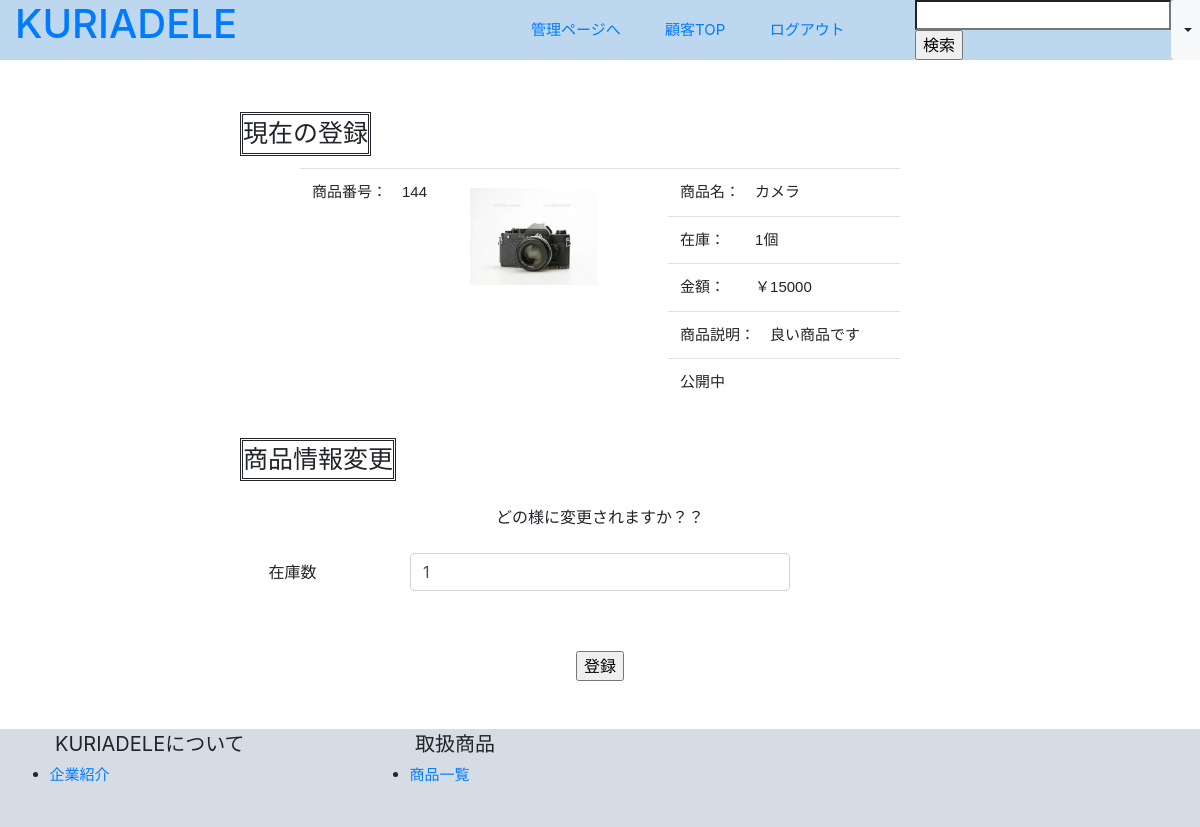
/item_change.php?id=144 (signed in), run on the app's committed database.
### tables this page shows
CREATE TABLE `items` (
  `id` int(11) NOT NULL AUTO_INCREMENT,
  `name` varchar(255) NOT NULL,
  `image` varchar(255) NOT NULL,
  `price` int(11) NOT NULL,
  `stock` int(11) NOT NULL,
  `description` varchar(1000) NOT NULL,
  `created_at` timestamp NOT NULL DEFAULT CURRENT_TIMESTAMP ON UPDATE CURRENT_TIMESTAMP,
  `flag` int(11) NOT NULL,
  PRIMARY KEY (`id`)
);

### item_change.php (called while the page is built, shortened)
<?php
    require_once 'daos/item_dao.php';
    $id = null;
    if(isset($_GET['id'])){
        $id = $_GET['id'];
    }
    $item = ItemDAO::get_item_by_id($id);
    include_once 'admin_views/admin_change_view.php';
?>

### daos/item_dao.php (called while the page is built, shortened)
<?php
    class ItemDAO extends DAO{
        public static function get_item_by_id($id){
            $pdo = null;
            $stmp = null;
            try{
                $pdo = self::get_connection();
                $stmt = $pdo->prepare('SELECT * FROM items WHERE id=:id');
                $stmt->bindParam(':id', $id , PDO::PARAM_INT);
                $stmt->execute();
                $stmt->setFetchMode(PDO::FETCH_CLASS|PDO::FETCH_PROPS_LATE, 'Item');
                $item = $stmt->fetch();
                return $item;
            }catch(PDOException $e){
                return null;
            }finally{
                self::close_connection($pdo, $stmp);
            }
        }
    }
?>

### admin_views/admin_change_view.php (the view, shortened to what this page needs)
<!doctype html>
<html lang='ja'>
    <head>
        <link rel='stylesheet' href='index.css'>
        <link rel="stylesheet" href="https://stackpath.bootstrapcdn.com/bootstrap/4.5.2/css/bootstrap.min.css">
    </head>
    <body>
        <div class='container-fluid header fixed-top'>
            <div class='row'>
                <span class='col-lg-2 col-md-2 col-auto'>
                    <a href='admin_index.php'><h1>KURIADELE</h1></a>
                </span>
                <span class='col-lg-7 col-md-5 d-none d-lg-block span_a'>
                    <a href='administrator.php' class='span_b'>管理ページへ</a>
                    <a href='index.php' class='span_b'>顧客TOP</a>
                    <a href='admin_logout.php' class='span_b'>ログアウト</a>
                </span>
                <div class='col-lg-3 col-md-5 col-auto span_c'>
                    <form method='GET' action='admin_search.php'>
                        <input type='search' name='name'/>
                        <input type='submit' value='検索'/>
                    </form>
                    <button type="button" class="btn btn-light dropdown-toggle d-none d-sm-block" data-toggle="dropdown"></button>
                </div>
            </div>
        </div>
        <p class='body'>
            <p class=customer>現在の登録</p>
            <table class='container-fluid table col-lg-6'>
                <div class='row'>
                    <tbody>
                        <td class='table_td'>商品番号：&emsp;<?= $item->id ?></td>
                        <td class='table_img'><img src='upload/items/<?= $item->image ?>' class='img_td'></img></td>
                        <td class='table_td'>商品名：&emsp;<?= $item->name ?></td>
                        <td class='table_td'>在庫：&emsp;&emsp;<?= $item->stock ?>個</td>
                        <td class='table_td'>金額：&emsp;&emsp;￥<?= $item->price ?></td>
                        <td class='table_td'>商品説明：&emsp;<?= $item->description ?></td>
                        <td class='table_td'>
                        <?php if(($item->flag) === 0): ?>
                        <p>非公開中</p>
                        <input type='hidden' name='flag' value='<?= $item->flag ?>'/>
                        <?php else: ?>
                        <p>公開中</p>
                        <?php endif; ?>
                        </td>
                    </tbody>
                </div>
            </table>
            <p class=customer>商品情報変更</p>
            <p class='login_2'>どの様に変更されますか？？</p>
            <form method='GET' action='item_update.php' enctype="multipart/form-data">
                <div class='customer_information form-group row '>
                    <label class='offset-lg-2 col-lg-2 col-form-label'>在庫数</label>
                        <div class='col-lg-4 col-12'>
                            <input type='text' name='stock' value='<?= $item->stock ?>' class='form-control'/>
                        </div>
                </div>
                <div class='entry'>
                    <input type='submit' value='登録'/>
                </div>
            </form>
        </p>
        <div class='container-fluid footer'>
            <div class='row'>
            <ul><span class='col-lg-4'>KURIADELEについて</span><br>
                <li><a href='admin_company.php'>企業紹介</a></li>
            </ul>
            <ul><span class='col-lg-4'>取扱商品</span>
                <li><a href='admin_product.php'>商品一覧</a></li>
            </ul>
        </div>
    </body>
</html>

### index.css (style rules this page uses)
.header { position:fixed; background-color: #BDD7EE; align-items: center; }
.span_a { font-size: 15px; text-align: right; margin: auto; }
.span_b { text-align: right; margin-right: 6%; }
.span_c { text-align: left; margin: auto; display: flex; }
.body { padding: 4%; }
.customer { display: inline-block; font-size: 25px; border: double; margin-left: 20%; margin-bottom: 1%; text-align: center; }
.customer_information { position: relative; text-align: center; margin-top: 2%; }
.entry { text-align: center; margin-top: 5%; }
.footer { background-color: #D6DCE4; margin-top: 4%; padding-bottom: 2%; }
ul { width: 30%; font-size: 20px; }
li { font-size: 15px; margin-top: 5px; margin-left: 3%; }
.login_2 { text-align: center; margin-top: 1%; }
.img_td { width: 68%; margin-top: 4%; }
.table_td { display: flex; font-family: sans-serif; font-size: 15px }
.table_img { width: 35%; }
.form-group { margin-bottom: 3%; }

### data on the page
items: id "144", image (picture), name "カメラ", stock "1", price "15000", description "良い商品です"
